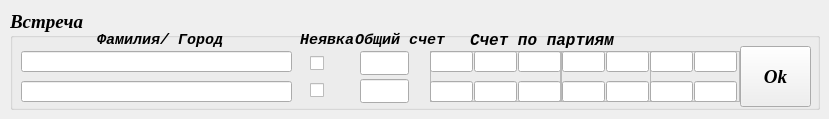
    <widget class="QWidget" name="tab_4">
     <attribute name="title">
      <string>Финалы</string>
     </attribute>
     <widget class="QGroupBox" name="groupBox_match_2">
      <property name="geometry">
       <rect>
        <x>10</x>
        <y>10</y>
        <width>810</width>
        <height>100</height>
       </rect>
      </property>
      <property name="font">
       <font>
        <family>Times New Roman</family>
        <pointsize>14</pointsize>
        <weight>75</weight>
        <italic>true</italic>
        <bold>true</bold>
       </font>
      </property>
      <property name="title">
       <string>Встреча</string>
      </property>
      <property name="flat">
       <bool>false</bool>
      </property>
      <widget class="QLabel" name="label_40">
       <property name="geometry">
        <rect>
         <x>460</x>
         <y>22</y>
         <width>181</width>
         <height>16</height>
        </rect>
       </property>
       <property name="font">
        <font>
         <family>Courier New</family>
         <pointsize>12</pointsize>
         <weight>75</weight>
         <italic>true</italic>
         <bold>true</bold>
        </font>
       </property>
       <property name="text">
        <string>Счет по партиям</string>
       </property>
      </widget>
      <widget class="QLabel" name="label_41">
       <property name="geometry">
        <rect>
         <x>345</x>
         <y>22</y>
         <width>101</width>
         <height>16</height>
        </rect>
       </property>
       <property name="font">
        <font>
         <family>Courier New</family>
         <pointsize>11</pointsize>
         <weight>75</weight>
         <italic>true</italic>
         <bold>true</bold>
        </font>
       </property>
       <property name="text">
        <string>Общий счет</string>
       </property>
      </widget>
      <widget class="QPushButton" name="Button_Ok_fin">
       <property name="geometry">
        <rect>
         <x>730</x>
         <y>36</y>
         <width>71</width>
         <height>61</height>
        </rect>
       </property>
       <property name="text">
        <string>Ok</string>
       </property>
       <property name="flat">
        <bool>false</bool>
       </property>
      </widget>
      <widget class="QLabel" name="label_42">
       <property name="geometry">
        <rect>
         <x>87</x>
         <y>22</y>
         <width>171</width>
         <height>16</height>
        </rect>
       </property>
       <property name="font">
        <font>
         <family>Courier New</family>
         <pointsize>11</pointsize>
         <weight>75</weight>
         <italic>true</italic>
         <bold>true</bold>
        </font>
       </property>
       <property name="text">
        <string>Фамилия/ Город</string>
       </property>
      </widget>
      <widget class="QLabel" name="label_44">
       <property name="geometry">
        <rect>
         <x>290</x>
         <y>22</y>
         <width>71</width>
         <height>16</height>
        </rect>
       </property>
       <property name="font">
        <font>
         <family>Courier New</family>
         <pointsize>11</pointsize>
         <weight>75</weight>
         <italic>true</italic>
         <bold>true</bold>
        </font>
       </property>
       <property name="text">
        <string>Неявка</string>
       </property>
      </widget>
      <widget class="QLineEdit" name="lineEdit_pl1_score_total_fin">
       <property name="geometry">
        <rect>
         <x>350</x>
         <y>41</y>
         <width>49</width>
         <height>24</height>
        </rect>
       </property>
       <property name="font">
        <font>
         <pointsize>18</pointsize>
        </font>
       </property>
       <property name="alignment">
        <set>Qt::AlignCenter</set>
       </property>
      </widget>
      <widget class="QLineEdit" name="lineEdit_pl2_score_total_fin">
       <property name="geometry">
        <rect>
         <x>350</x>
         <y>69</y>
         <width>49</width>
         <height>24</height>
        </rect>
       </property>
       <property name="font">
        <font>
         <pointsize>18</pointsize>
        </font>
       </property>
       <property name="alignment">
        <set>Qt::AlignCenter</set>
       </property>
      </widget>
      <widget class="QCheckBox" name="checkBox_9">
       <property name="geometry">
        <rect>
         <x>300</x>
         <y>43</y>
         <width>21</width>
         <height>20</height>
        </rect>
       </property>
       <property name="text">
        <string/>
       </property>
      </widget>
      <widget class="QCheckBox" name="checkBox_10">
       <property name="geometry">
        <rect>
         <x>300</x>
         <y>70</y>
         <width>21</width>
         <height>20</height>
        </rect>
       </property>
       <property name="text">
        <string/>
       </property>
      </widget>
      <widget class="QLineEdit" name="lineEdit_player1_fin">
       <property name="geometry">
        <rect>
         <x>11</x>
         <y>41</y>
         <width>271</width>
         <height>21</height>
        </rect>
       </property>
       <property name="font">
        <font>
         <pointsize>11</pointsize>
        </font>
       </property>
      </widget>
      <widget class="QLineEdit" name="lineEdit_player2_fin">
       <property name="geometry">
        <rect>
         <x>11</x>
         <y>71</y>
         <width>271</width>
         <height>21</height>
        </rect>
       </property>
       <property name="font">
        <font>
         <pointsize>11</pointsize>
        </font>
       </property>
      </widget>
      <widget class="QFrame" name="frame_fin_three">
       <property name="geometry">
        <rect>
         <x>420</x>
         <y>41</y>
         <width>132</width>
         <height>51</height>
        </rect>
       </property>
       <property name="frameShape">
        <enum>QFrame::StyledPanel</enum>
       </property>
       <property name="frameShadow">
        <enum>QFrame::Raised</enum>
       </property>
       <widget class="QLineEdit" name="lineEdit_pl2_s1_fin">
        <property name="geometry">
         <rect>
          <x>0</x>
          <y>30</y>
          <width>43</width>
          <height>21</height>
         </rect>
        </property>
        <property name="font">
         <font>
          <pointsize>16</pointsize>
         </font>
        </property>
        <property name="alignment">
         <set>Qt::AlignCenter</set>
        </property>
       </widget>
       <widget class="QLineEdit" name="lineEdit_pl1_s1_fin">
        <property name="geometry">
         <rect>
          <x>0</x>
          <y>0</y>
          <width>43</width>
          <height>21</height>
         </rect>
        </property>
        <property name="font">
         <font>
          <pointsize>16</pointsize>
         </font>
        </property>
        <property name="alignment">
         <set>Qt::AlignCenter</set>
        </property>
       </widget>
       <widget class="QLineEdit" name="lineEdit_pl1_s3_fin">
        <property name="geometry">
         <rect>
          <x>88</x>
          <y>0</y>
          <width>43</width>
          <height>21</height>
         </rect>
        </property>
        <property name="font">
         <font>
          <pointsize>16</pointsize>
         </font>
        </property>
        <property name="alignment">
         <set>Qt::AlignCenter</set>
        </property>
       </widget>
       <widget class="QLineEdit" name="lineEdit_pl1_s2_fin">
        <property name="geometry">
         <rect>
          <x>44</x>
          <y>0</y>
          <width>43</width>
          <height>21</height>
         </rect>
        </property>
        <property name="font">
         <font>
          <pointsize>16</pointsize>
         </font>
        </property>
        <property name="alignment">
         <set>Qt::AlignCenter</set>
        </property>
       </widget>
       <widget class="QLineEdit" name="lineEdit_pl2_s3_fin">
        <property name="geometry">
         <rect>
          <x>88</x>
          <y>30</y>
          <width>43</width>
          <height>21</height>
         </rect>
        </property>
        <property name="font">
         <font>
          <pointsize>16</pointsize>
         </font>
        </property>
        <property name="alignment">
         <set>Qt::AlignCenter</set>
        </property>
       </widget>
       <widget class="QLineEdit" name="lineEdit_pl2_s2_fin">
        <property name="geometry">
         <rect>
          <x>44</x>
          <y>30</y>
          <width>43</width>
          <height>21</height>
         </rect>
        </property>
        <property name="font">
         <font>
          <pointsize>16</pointsize>
         </font>
        </property>
        <property name="alignment">
         <set>Qt::AlignCenter</set>
        </property>
       </widget>
      </widget>
      <widget class="QFrame" name="frame_fin_five">
       <property name="geometry">
        <rect>
         <x>550</x>
         <y>41</y>
         <width>91</width>
         <height>51</height>
        </rect>
       </property>
       <property name="frameShape">
        <enum>QFrame::StyledPanel</enum>
       </property>
       <property name="frameShadow">
        <enum>QFrame::Raised</enum>
       </property>
       <widget class="QLineEdit" name="lineEdit_pl2_s4_fin">
        <property name="geometry">
         <rect>
          <x>2</x>
          <y>30</y>
          <width>43</width>
          <height>21</height>
         </rect>
        </property>
        <property name="font">
         <font>
          <pointsize>16</pointsize>
         </font>
        </property>
        <property name="alignment">
         <set>Qt::AlignCenter</set>
        </property>
       </widget>
       <widget class="QLineEdit" name="lineEdit_pl1_s4_fin">
        <property name="geometry">
         <rect>
          <x>2</x>
          <y>0</y>
          <width>43</width>
          <height>21</height>
         </rect>
        </property>
        <property name="font">
         <font>
          <pointsize>16</pointsize>
         </font>
        </property>
        <property name="alignment">
         <set>Qt::AlignCenter</set>
        </property>
       </widget>
       <widget class="QLineEdit" name="lineEdit_pl1_s5_fin">
        <property name="geometry">
         <rect>
          <x>46</x>
          <y>0</y>
          <width>43</width>
          <height>21</height>
         </rect>
        </property>
        <property name="font">
         <font>
          <pointsize>16</pointsize>
         </font>
        </property>
        <property name="alignment">
         <set>Qt::AlignCenter</set>
        </property>
       </widget>
       <widget class="QLineEdit" name="lineEdit_pl2_s5_fin">
        <property name="geometry">
         <rect>
          <x>46</x>
          <y>30</y>
          <width>43</width>
          <height>21</height>
         </rect>
        </property>
        <property name="font">
         <font>
          <pointsize>16</pointsize>
         </font>
        </property>
        <property name="alignment">
         <set>Qt::AlignCenter</set>
        </property>
       </widget>
      </widget>
      <widget class="QFrame" name="frame_fin_seven">
       <property name="geometry">
        <rect>
         <x>640</x>
         <y>41</y>
         <width>90</width>
         <height>51</height>
        </rect>
       </property>
       <property name="frameShape">
        <enum>QFrame::StyledPanel</enum>
       </property>
       <property name="frameShadow">
        <enum>QFrame::Raised</enum>
       </property>
       <widget class="QLineEdit" name="lineEdit_pl2_s6_fin">
        <property name="geometry">
         <rect>
          <x>0</x>
          <y>30</y>
          <width>43</width>
          <height>21</height>
         </rect>
        </property>
        <property name="font">
         <font>
          <pointsize>16</pointsize>
         </font>
        </property>
        <property name="alignment">
         <set>Qt::AlignCenter</set>
        </property>
       </widget>
       <widget class="QLineEdit" name="lineEdit_pl1_s6_fin">
        <property name="geometry">
         <rect>
          <x>0</x>
          <y>0</y>
          <width>43</width>
          <height>21</height>
         </rect>
        </property>
        <property name="font">
         <font>
          <pointsize>16</pointsize>
         </font>
        </property>
        <property name="alignment">
         <set>Qt::AlignCenter</set>
        </property>
       </widget>
       <widget class="QLineEdit" name="lineEdit_pl1_s7_fin">
        <property name="geometry">
         <rect>
          <x>44</x>
          <y>0</y>
          <width>43</width>
          <height>21</height>
         </rect>
        </property>
        <property name="font">
         <font>
          <pointsize>16</pointsize>
         </font>
        </property>
        <property name="alignment">
         <set>Qt::AlignCenter</set>
        </property>
       </widget>
       <widget class="QLineEdit" name="lineEdit_pl2_s7_fin">
        <property name="geometry">
         <rect>
          <x>44</x>
          <y>30</y>
          <width>43</width>
          <height>21</height>
         </rect>
        </property>
        <property name="font">
         <font>
          <pointsize>16</pointsize>
         </font>
        </property>
        <property name="alignment">
         <set>Qt::AlignCenter</set>
        </property>
       </widget>
      </widget>
     </widget>
    </widget>
